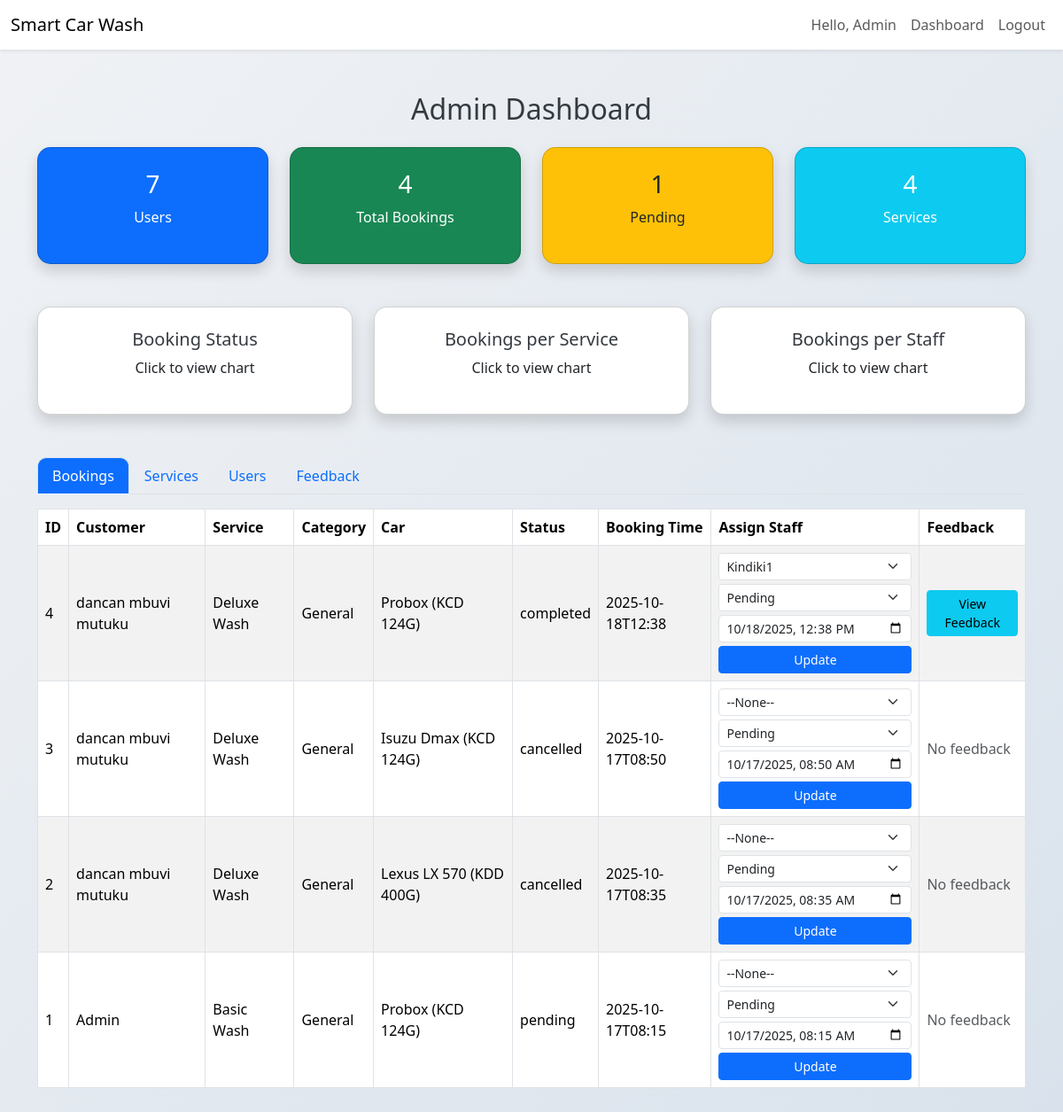
Page /admin/dashboard.php (signed in) on the committed database.
### tables this page shows
CREATE TABLE users (
    id INTEGER PRIMARY KEY AUTOINCREMENT,
    name TEXT NOT NULL,
    email TEXT UNIQUE NOT NULL,
    password TEXT NOT NULL,
    role TEXT DEFAULT 'customer',
    created_at DATETIME DEFAULT CURRENT_TIMESTAMP
);

CREATE TABLE bookings (
    id INTEGER PRIMARY KEY AUTOINCREMENT,
    user_id INTEGER,
    car_model TEXT,
    license_plate TEXT,
    service_id INTEGER,
    booking_time DATETIME,
    status TEXT DEFAULT 'pending',
    payment_status TEXT DEFAULT 'pending',
    created_at DATETIME DEFAULT CURRENT_TIMESTAMP
, staff_id INTEGER);

CREATE TABLE services (
    id INTEGER PRIMARY KEY AUTOINCREMENT,
    service_name TEXT,
    description TEXT,
    price REAL,
    duration INTEGER,
    created_at DATETIME DEFAULT CURRENT_TIMESTAMP
, category TEXT DEFAULT 'General');

### admin/dashboard.php (the view, shortened to what this page needs)
<?php
require_once __DIR__.'/../includes/db.php';
$total_users = $db->query("SELECT COUNT(*) FROM users")->fetchColumn();
$total_bookings = $db->query("SELECT COUNT(*) FROM bookings")->fetchColumn();
$pending_bookings = $db->query("SELECT COUNT(*) FROM bookings WHERE status='pending'")->fetchColumn();
$total_services = $db->query("SELECT COUNT(*) FROM services")->fetchColumn();
$recent_bookings = $db->query("
    SELECT b.*, u.name AS customer_name, s.service_name, s.category, st.name AS staff_name
    FROM bookings b
    LEFT JOIN users u ON b.user_id = u.id
    LEFT JOIN services s ON b.service_id = s.id
    LEFT JOIN users st ON b.staff_id = st.id
    ORDER BY b.created_at DESC
")->fetchAll(PDO::FETCH_ASSOC);
$all_users = $db->query("SELECT * FROM users ORDER BY created_at DESC")->fetchAll(PDO::FETCH_ASSOC);
$all_staff = $db->query("SELECT * FROM users WHERE role='staff'")->fetchAll(PDO::FETCH_ASSOC);
$feedback_data = $db->query("
    SELECT f.*, u.name AS customer_name, b.service_id, s.service_name
    FROM feedback f
    LEFT JOIN users u ON f.user_id = u.id
    LEFT JOIN bookings b ON f.booking_id = b.id
    LEFT JOIN services s ON b.service_id = s.id
    ORDER BY f.created_at DESC
")->fetchAll(PDO::FETCH_ASSOC);
?>
<!DOCTYPE html>
<html lang="en">
<head>
<link href="https://cdn.jsdelivr.net/npm/bootstrap@5.3.2/dist/css/bootstrap.min.css" rel="stylesheet">
</head>
<body>
<?php include('../includes/topbar.php'); ?>
<div class="container my-5">
<h2 class="text-center mb-4">Admin Dashboard</h2>
<div class="row g-4 mb-5 text-center">
    <div class="col-md-3"><div class="card shadow p-4 bg-primary text-white"><h3><?= $total_users ?></h3><p>Users</p></div></div>
    <div class="col-md-3"><div class="card shadow p-4 bg-success text-white"><h3><?= $total_bookings ?></h3><p>Total Bookings</p></div></div>
    <div class="col-md-3"><div class="card shadow p-4 bg-warning text-dark"><h3><?= $pending_bookings ?></h3><p>Pending</p></div></div>
    <div class="col-md-3"><div class="card shadow p-4 bg-info text-white"><h3><?= $total_services ?></h3><p>Services</p></div></div>
</div>
<div class="row mb-5">
    <div class="col-md-4">
        <div class="card shadow p-4 text-center" data-bs-toggle="modal" data-bs-target="#statusModal">
            <h5>Booking Status</h5><p>Click to view chart</p>
        </div>
    </div>
    <div class="col-md-4">
        <div class="card shadow p-4 text-center" data-bs-toggle="modal" data-bs-target="#serviceModal">
            <h5>Bookings per Service</h5><p>Click to view chart</p>
        </div>
    </div>
    <div class="col-md-4">
        <div class="card shadow p-4 text-center" data-bs-toggle="modal" data-bs-target="#staffModal">
            <h5>Bookings per Staff</h5><p>Click to view chart</p>
        </div>
    </div>
</div>
<ul class="nav nav-tabs" id="adminTabs">
    <li class="nav-item"><button class="nav-link active" data-bs-toggle="tab" data-bs-target="#bookings">Bookings</button></li>
    <li class="nav-item"><button class="nav-link" data-bs-toggle="tab" data-bs-target="#services">Services</button></li>
    <li class="nav-item"><button class="nav-link" data-bs-toggle="tab" data-bs-target="#users">Users</button></li>
    <li class="nav-item"><button class="nav-link" data-bs-toggle="tab" data-bs-target="#feedback">Feedback</button></li>
</ul>
<div class="tab-content mt-3">
<div class="tab-pane fade show active" id="bookings">
<div class="table-responsive"><table class="table table-striped table-bordered align-middle">
<thead><tr>
<th>ID</th><th>Customer</th><th>Service</th><th>Category</th><th>Car</th><th>Status</th><th>Booking Time</th><th>Assign Staff</th><th>Feedback</th>
</tr></thead>
<tbody>
<?php foreach($recent_bookings as $b): ?>
<tr>
<td><?= $b['id'] ?></td>
<td><?= htmlspecialchars($b['customer_name'] ?? 'Unknown') ?></td>
<td><?= htmlspecialchars($b['service_name'] ?? '') ?></td>
<td><?= htmlspecialchars($b['category'] ?? 'General') ?></td>
<td><?= htmlspecialchars($b['car_model'] ?? '') ?> (<?= htmlspecialchars($b['license_plate'] ?? '') ?>)</td>
<td><?= htmlspecialchars($b['status'] ?? '') ?></td>
<td><?= $b['booking_time'] ?? '' ?></td>
<td>
<form method="POST">
<select name="staff_id" class="form-select form-select-sm mb-1">
<option value="">--None--</option>
<?php foreach($all_staff as $s): ?>
<option value="<?= $s['id'] ?>" <?= ($b['staff_id'] ?? '')==$s['id']?'selected':'' ?>><?= htmlspecialchars($s['name']) ?></option>
<?php endforeach; ?>
</select>
<select name="status" class="form-select form-select-sm mb-1">
<option value="pending" <?= ($b['status']??'')=='pending'?'selected':'' ?>>Pending</option>
</select>
<input type="datetime-local" name="booking_time" class="form-control form-control-sm mb-1" value="<?= isset($b['booking_time']) ? date('Y-m-d\TH:i', strtotime($b['booking_time'])) : '' ?>">
<button name="update_booking" class="btn btn-sm btn-primary w-100">Update</button>
</form>
</td>
<td>
<?php
$booking_feedback = array_filter($feedback_data, fn($f) => $f['booking_id'] == $b['id']);
?>
<?php if(!empty($booking_feedback)): ?>
<button class="btn btn-sm btn-info" data-bs-toggle="modal" data-bs-target="#feedbackModal<?= $b['id'] ?>">View Feedback</button>
<?php else: ?>
<span class="text-muted">No feedback</span>
<?php endif; ?>
</td>
</tr>
<?php endforeach; ?>
</tbody>
</table></div>
</div>
</div>
</div>
</body>
</html>

### includes/topbar.php (shortened to what this page needs)
<?php
$user = $_SESSION['user'] ?? null;
?>
<nav class="navbar navbar-expand-lg navbar-light bg-white shadow-sm">
  <div class="container-fluid">
    <a class="navbar-brand" href="#">Smart Car Wash</a>
    <div class="collapse navbar-collapse" id="navMenu">
      <ul class="navbar-nav ms-auto">
        <?php if($user): ?>
          <li class="nav-item">
            <span class="nav-link">Hello, <?= htmlspecialchars($user['name']) ?></span>
          </li>
          <?php if ($user['role'] === 'admin'): ?>
            <li class="nav-item">
              <a class="nav-link" href="../admin/dashboard.php">Dashboard</a>
            </li>
          <?php else: ?>
            <li class="nav-item">
              <a class="nav-link" href="../customer/dashboard.php">Dashboard</a>
            </li>
          <?php endif; ?>
          <li class="nav-item">
            <a class="nav-link" href="?logout=1">Logout</a>
          </li>
        <?php else: ?>
          <li class="nav-item"><a class="nav-link" href="../index.php">Login</a></li>
          <li class="nav-item"><a class="nav-link" href="../register.php">Register</a></li>
        <?php endif; ?>
      </ul>
    </div>
  </div>
</nav>

### admin/dashboard.php (style rules this page uses)
body { background: linear-gradient(135deg,#f0f2f5,#d9e2ec); font-family:'Segoe UI',sans-serif; }
.card { border-radius: 15px; transition: transform 0.2s, box-shadow 0.2s; cursor:pointer; }
.nav-tabs .nav-link.active { background: #0d6efd; color: #fff; border-radius: 10px 10px 0 0; }
.table thead { background: #0d6efd; color: #fff; }
.table-striped>tbody>tr:nth-of-type(odd) { background-color: #f8f9fa; }
h2,h4,h5 { color: #343a40; }

### rows in the picture
users: name "Admin"
bookings: id "4", customer_name "dancan mbuvi mutuku", service.service_name "Deluxe Wash", service.category "General", car_model "Probox", license_plate "KCD 124G", status "completed", booking_time "2025-10-18T12:38", staff_id "Kindiki1", booking_time "10/18/2025 12:38"
bookings: id "3", customer_name "dancan mbuvi mutuku", service.service_name "Deluxe Wash", service.category "General", car_model "Isuzu Dmax", license_plate "KCD 124G", status "cancelled", booking_time "2025-10-17T08:50", booking_time "10/17/2025 08:50", shows "No feedback"
bookings: id "2", customer_name "dancan mbuvi mutuku", service.service_name "Deluxe Wash", service.category "General", car_model "Lexus LX 570", license_plate "KDD 400G", status "cancelled", booking_time "2025-10-17T08:35", booking_time "10/17/2025 08:35", shows "No feedback"
bookings: id "1", customer_name "Admin", service.service_name "Basic Wash", service.category "General", car_model "Probox", license_plate "KCD 124G", status "pending", booking_time "2025-10-17T08:15", status "Pending", booking_time "10/17/2025 08:15", shows "No feedback"

### other values in the picture
$total_users "7"
$total_bookings "4"
$pending_bookings "1"
$total_services "4"
